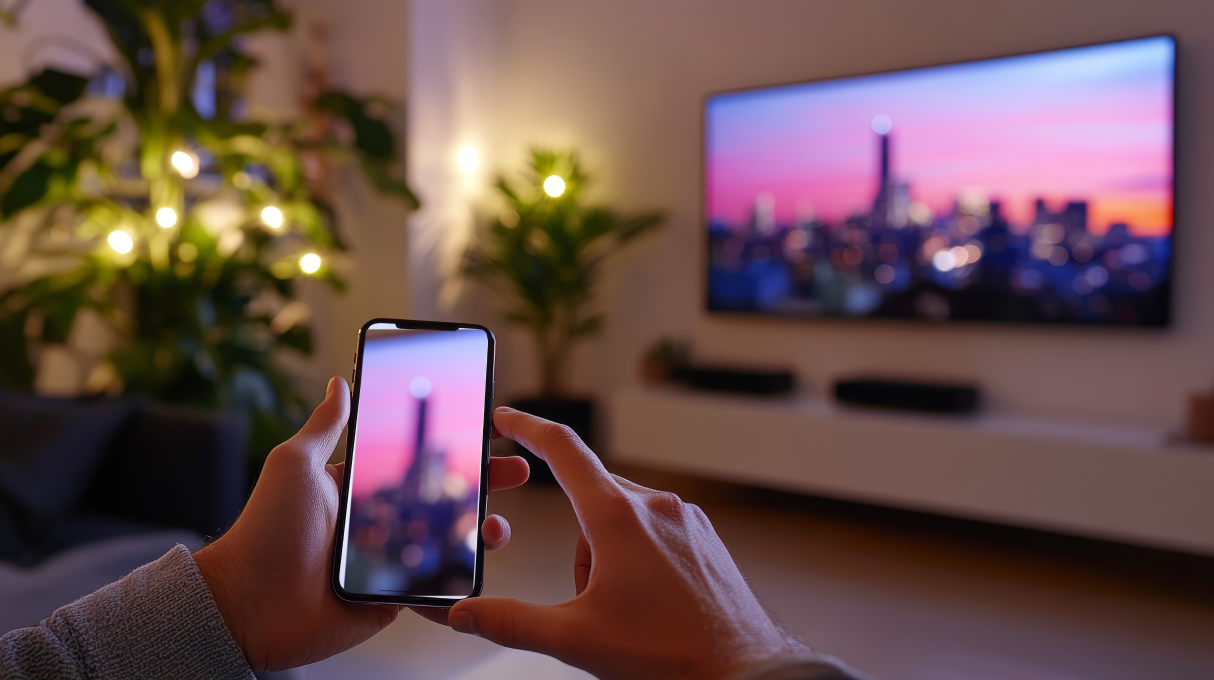
#> input picture konten/visual/2026-11-21_C-SINETRON/foto/cover-layar.jpg, 7280 x 4080 px, found by its file name (shown at 1/6 size)
$ python pad.py 5 5
#> lines starting #> are read from the running program, lines starting #| are printed output that depends on the picture
from PIL import Image, ImageFilter, ImageEnhance, ImageOps
import sys
im = Image.open('konten/visual/2026-11-21_C-SINETRON/foto/cover-layar.jpg')
#> im is the input picture: PIL image 7280x4080 RGB; mean R, G, B 104.2, 77.7, 76.6
p = int(sys.argv[1]); x0 = int(sys.argv[2])
H = 4080 + p; W = int(H * 0.8)
c = im.crop((x0, 0, x0 + W, 4080))
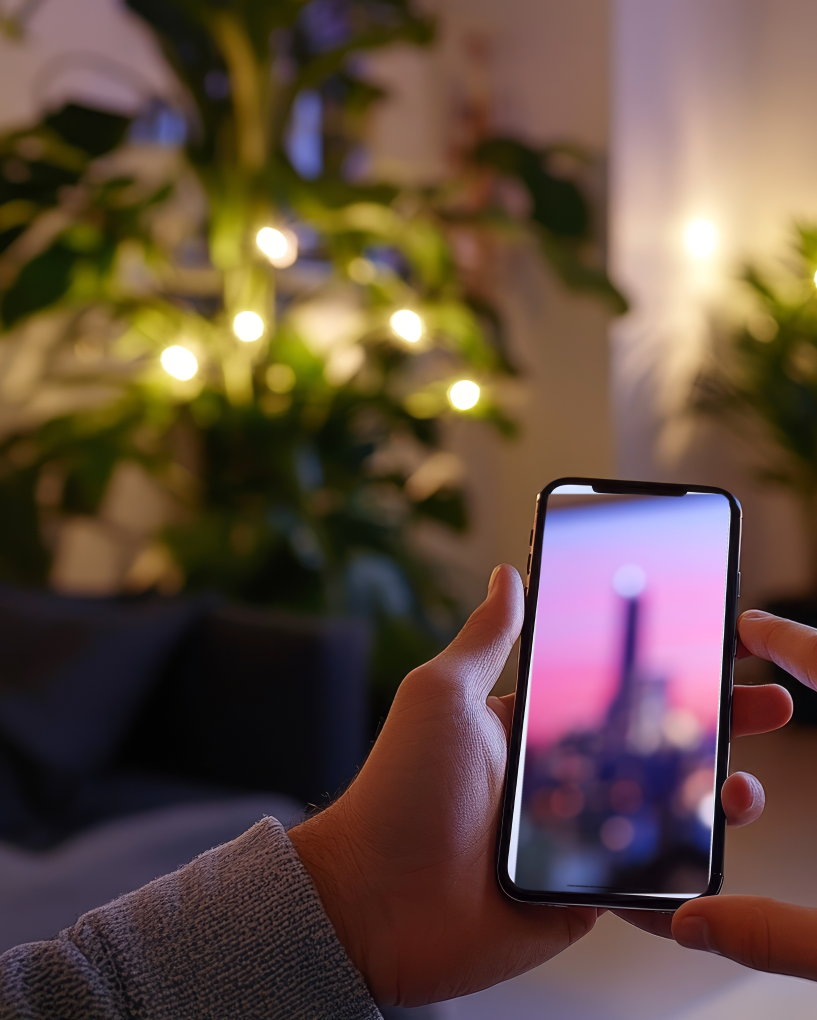
#> c: PIL image 3268x4080 RGB (shown at 1/4 size); mean R, G, B 98.3, 76.4, 64.3
fill = ImageOps.flip(c.crop((0, 0, W, p))).filter(ImageFilter.GaussianBlur(60))
fill = ImageEnhance.Brightness(fill).enhance(0.55)
canvas = Image.new('RGB', (W, H)); canvas.paste(fill, (0, 0)); canvas.paste(c, (0, p))
#> after `canvas = Image.new('RGB', (W, H))`: canvas: PIL image 3268x4085 RGB; every value is 0
# blend seam
band = 300
top = canvas.crop((0, p - band, W, p + band)).filter(ImageFilter.GaussianBlur(40))
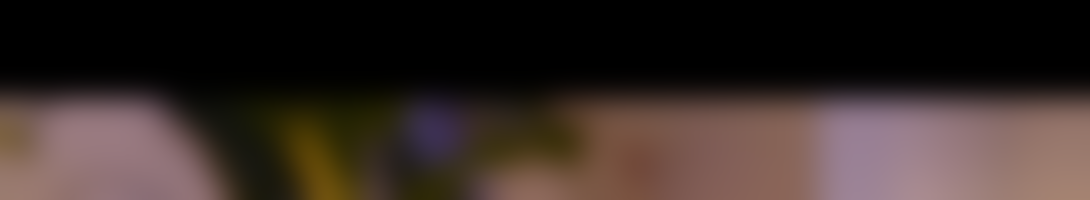
#> top: PIL image 3268x600 RGB (shown at 1/3 size); mean R, G, B 56.3, 44.1, 39.9
mask = Image.linear_gradient('L').resize((W, 2 * band))
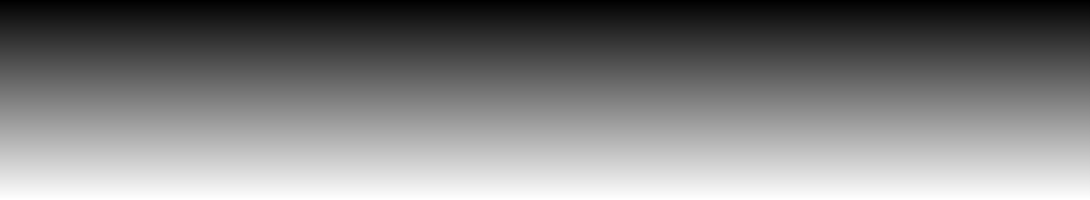
#> mask: PIL image 3268x600 L (shown at 1/3 size); min 0, max 255, mean 127.5
mask = Image.eval(mask, lambda v: 255 - abs(v - 128) * 2)
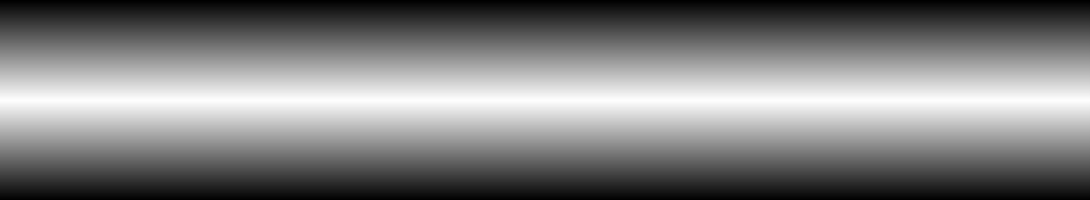
#> mask: PIL image 3268x600 L (shown at 1/3 size); min 0, max 255, mean 127
canvas.paste(top, (0, p - band), mask)
canvas.resize((1080, 1350), Image.LANCZOS).save('konten/visual/2026-11-21_C-SINETRON/foto/cover-crop.jpg', quality=92)
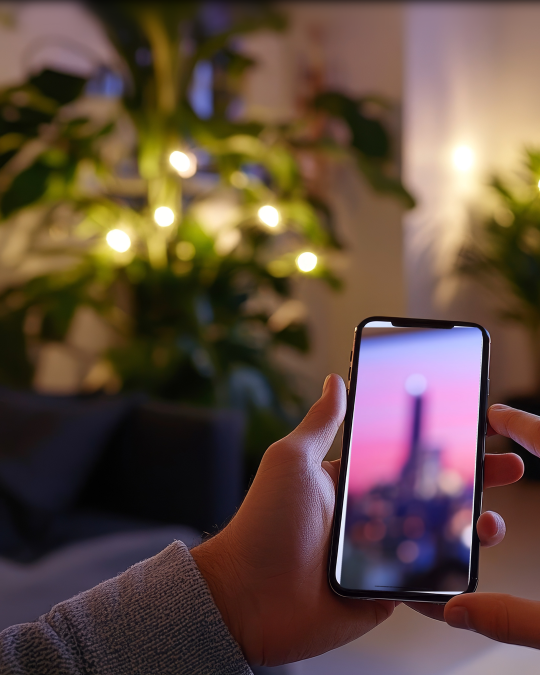
#> saved as cover-crop.jpg: PIL image 1080x1350 RGB (shown at 1/2 size); mean R, G, B 97.9, 76.1, 64.1
